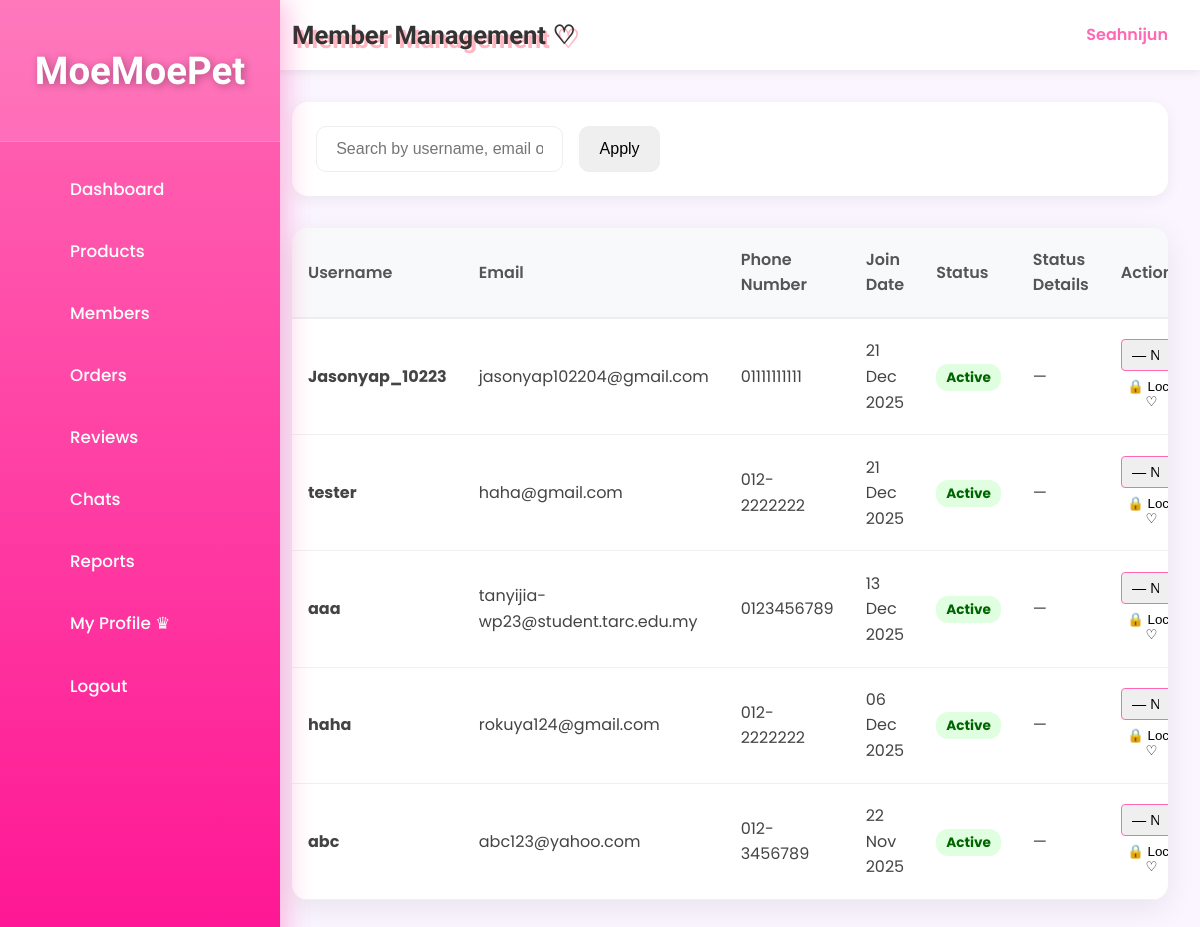
The page /admin/member_list.php (signed in) on the database its author committed.
### tables this page shows
CREATE TABLE `users` (
  `id` int(11) NOT NULL,
  `username` varchar(50) NOT NULL,
  `email` varchar(100) NOT NULL,
  `phone` varchar(20) NOT NULL,
  `home_address` varchar(255) NOT NULL,
  `password` varchar(255) NOT NULL,
  `reset_token` varchar(255) DEFAULT NULL,
  `reset_token_expiry` datetime DEFAULT NULL,
  `role` enum('member','admin') NOT NULL DEFAULT 'member',
  `created_at` datetime DEFAULT current_timestamp(),
  `profile_pic` varchar(255) DEFAULT NULL,
  `locked` tinyint(1) DEFAULT 0,
  `lock_reason` varchar(255) DEFAULT NULL,
  `locked_at` datetime DEFAULT NULL
);

### _base.php (called while the page is built, shortened)
<?php
function encode($value) {
    return htmlentities($value);
}
?>

### admin/member_list.php (the view, shortened to what this page needs)
<?php
require '../_base.php';
$page = max(1, (int)($_GET['page'] ?? 1));
$limit = (int)($_GET['limit'] ?? 10);
$offset = ($page - 1) * $limit;
$search = trim($_GET['search'] ?? '');
$where = "WHERE u.role = 'member'";
$params = [];
$predefined_reasons = [
    '' => '— No reason —',
    'Suspicious activity' => 'Suspicious activity',
    'Multiple failed logins' => 'Multiple failed logins',
    'Violation of terms' => 'Violation of terms',
    'Payment issues' => 'Payment issues',
    'Spam / fake account' => 'Spam / fake account',
    'Requested by user' => 'Requested by user',
    'Other' => 'Other (type below)'
];
$sql = "
    SELECT u.id, u.username, u.email, u.phone, u.created_at, u.locked, u.lock_reason,
           COUNT(o.order_id) AS total_orders
    FROM users u
    LEFT JOIN orders o ON u.id = o.user_id
    $where
    GROUP BY u.id
    ORDER BY u.created_at DESC
    LIMIT $limit OFFSET $offset
";
$stmt = $_db->prepare($sql);
$stmt->execute($params);
$members = $stmt->fetchAll();
?>
<!DOCTYPE html>
<html lang="en">
<head>
    <link rel="stylesheet" href="/css/app.css">
</head>
<body>
<div class="admin-layout">
    <aside class="admin-sidebar">
        <div class="logo"><h2>MoeMoePet</h2></div>
         <ul>
            <li><a href="/admin.php"><i class="fas fa-tachometer-alt"></i> Dashboard</a></li>
            <li><a href="/admin/product_list.php"><i class="fas fa-box"></i> Products</a></li>
            <li><a href="/admin/member_list.php"><i class="fas fa-users"></i> Members</a></li>
            <li><a href="/admin/order_list.php"><i class="fas fa-shopping-cart"></i> Orders</a></li>
            <li><a href="/admin/review_list.php"><i class="fas fa-star"></i> Reviews</a></li>
            <li><a href="/admin/chat_list.php"><i class="fas fa-comments"></i> Chats</a></li>
            <li><a href="/admin/report.php"><i class="fas fa-chart-bar"></i> Reports</a></li>
            <li><a href="/admin/profile.php"><i class="fas fa-user-cog"></i> My Profile ♛</a></li>
            <li><a href="/logout.php"><i class="fas fa-sign-out-alt"></i> Logout</a></li>
        </ul>
    </aside>
    <main class="admin-main">
        <header class="admin-header">
            <h1>Member Management ♡</h1>
            <div class="admin-user">
                <span><?= encode($_SESSION['user']) ?></span>
            </div>
        </header>
        <div class="toolbar">
            <input type="text" name="search" placeholder="Search by username, email or phone..." value="<?= encode($search) ?>">
            <button onclick="applyFilters()">Apply</button>
        </div>
        <div class="table-card">
            <?php if (empty($members)): ?>
                <div class="empty-full" style="text-align:center;padding:60px;color:#999;">
                    No members registered yet~<br>Waiting for our first cute customer! ♡
                </div>
            <?php else: ?>
                <table>
                    <thead>
                        <tr>
                            <th>Username</th>
                            <th>Email</th>
                            <th>Phone Number</th>
                            <th>Join Date</th>
                            <th>Status</th>
                            <th>Status Details</th>
                            <th>Actions</th>
                        </tr>
                    </thead>
                    <tbody>
                        <?php foreach ($members as $m): ?>
                        <tr>
                            <td><strong><?= encode($m->username) ?></strong></td>
                            <td><?= encode($m->email ?? '—') ?></td>
                            <td><?= encode($m->phone ?? '—') ?></td>
                            <td><?= date('d M Y', strtotime($m->created_at)) ?></td>
                            <td>
                                <span class="status-badge <?= $m->locked ? 'locked' : 'active' ?>">
                                    <?= $m->locked ? 'Locked' : 'Active' ?>
                                </span>
                            </td>
                            <td>
                                <?php if ($m->locked && !empty($m->lock_reason)): ?>
                                    <span style="font-size:0.85rem; color:#e91e63;"><?= encode($m->lock_reason) ?></span>
                                <?php elseif ($m->locked): ?>
                                    <span style="font-size:0.85rem; color:#999;">No reason provided</span>
                                <?php else: ?>
                                    —
                                <?php endif; ?>
                            </td>
                            <td class="action-links">
                                <form method="post" style="display:inline;" onsubmit="return confirm('Are you sure you want to <?= $m->locked ? 'unlock' : 'lock' ?> this account?')">
                                    <?php if (!$m->locked): ?>
                                        <div class="reason-group">
                                            <select name="predefined_reason" onchange="toggleCustom(this)">
                                                <?php foreach ($predefined_reasons as $value => $text): ?>
                                                    <option value="<?= encode($value) ?>"><?= encode($text) ?></option>
                                                <?php endforeach; ?>
                                            </select>
                                        </div>
                                    <?php else: ?>
                                        <div style="margin-bottom:8px; color:#999; font-style:italic;">
                                            Unlocking will not clear existing reason
                                        </div>
                                    <?php endif; ?>
                                    <button type="submit" class="text-pink-500 hover:text-pink-700 font-medium transition"
                                            style="background:none;border:none;cursor:pointer;">
                                        <?= $m->locked ? '🔓 Unlock' : '🔒 Lock' ?> ♡
                                    </button>
                                </form>
                            </td>
                        </tr>
                        <?php endforeach; ?>
                    </tbody>
                </table>
            <?php endif; ?>
        </div>
    </main>
</div>
</body>
</html>

### admin/member_list.php (style rules this page uses)
.reason-group { margin-bottom: 8px; }
select { width: 100%; padding: 6px; border: 1px solid #ff69b4; border-radius: 4px; font-size: 0.9rem; }

### rows shown on the page
users: username "Jasonyap_10223", email "jasonyap102204@gmail.com", phone "01111111111", created_at "21 Dec 2025", locked "Active"
users: username "tester", email "haha@gmail.com", phone "012-2222222", created_at "21 Dec 2025", locked "Active"
users: username "aaa", email "tanyijia-wp23@student.tarc.edu.my", phone "0123456789", created_at "13 Dec 2025", locked "Active"
users: username "haha", email "rokuya124@gmail.com", phone "012-2222222", created_at "06 Dec 2025", locked "Active"
users: username "abc", email "abc123@yahoo.com", phone "012-3456789", created_at "22 Nov 2025", locked "Active"

### other values the page prints
encode($_SESSION['user']) "Seahnijun"
form field predefined_reason "— No reason —"
